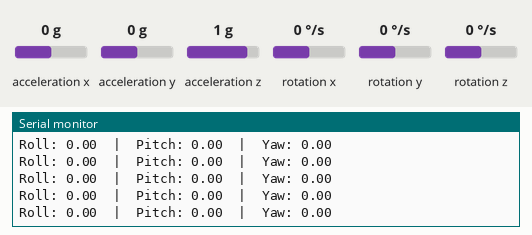
A sketch run on a simulated Arduino Uno, built with avr-gcc and run on an emulated ATmega328P. On the bench: the last lines printed to the serial monitor. Wiring (inferred from the names in the program): MPU-6050 motion sensor at I2C address 0x68. Inputs (shaded band) come from the test bench; at power-on: acceleration x 0 g, acceleration y 0 g, acceleration z 1 g, rotation x 0 °/s, rotation y 0 °/s, rotation z 0 °/s.

Above: at 2.6 s.
2.7 s: acceleration x set to -1.4 g
At 3.7 s:
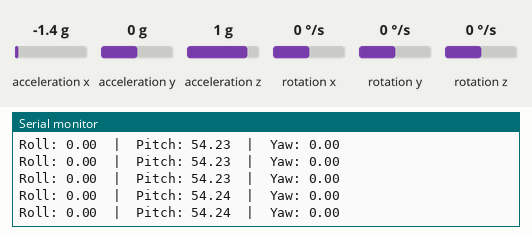
5.7 s: acceleration y set to -0.8 g
At 6.4 s:
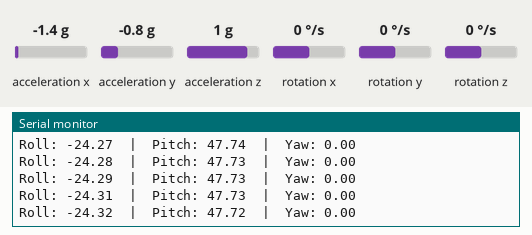
8.7 s: acceleration y set to 0 g
At 9.5 s:
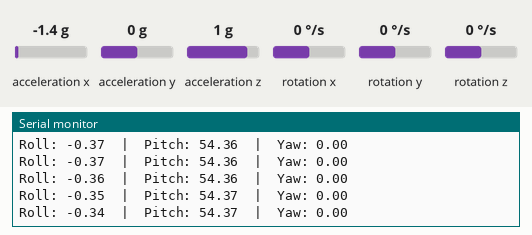
Timing chart, 0 to 10.8 s (numbered marks = the images above; inputs shaded):
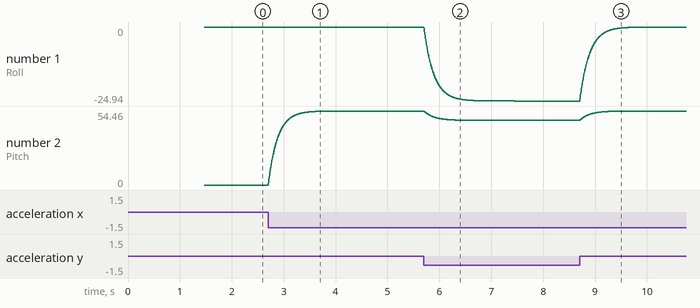

The sketch:

test_mpu.ino
```cpp
#include <Arduino.h>
#include "MyMPU6050.h"

MyMPU6050 mpu;

void setup() {
  Serial.begin(115200);
  mpu.begin();
  mpu.calibrate();
}

void loop() {
  mpu.update();
  float roll = mpu.getRoll();
  float pitch = mpu.getPitch();
  float yaw = mpu.getYaw();

  Serial.print("Roll: ");
  Serial.print(roll);
  Serial.print("  |  Pitch: ");
  Serial.print(pitch);
  Serial.print("  |  Yaw: ");
  Serial.println(yaw);
}
```

MyMPU6050.cpp
```cpp
#include <Arduino.h>
#include "MyMPU6050.h"

MyMPU6050::MyMPU6050() {
  roll = 0;
  pitch = 0;
  yaw = 0;

  prevTime = micros();

  gyroX_Offset = gyroY_Offset = gyroZ_Offset = 0;
  gyroX_Total = gyroY_Total = gyroZ_Total = 0;
}

void MyMPU6050::begin() {
  Wire.begin();
  Wire.setClock(400000);        // Set tốc độ xung clock I2C là 400KHz
  Wire.beginTransmission(MPU);  // Bắt đầu truyền tín hiệu tới MPU6050
  Wire.write(0x6B);             // Truy cập vào thanh ghi nguồn
  Wire.write(0x00);             // Đặt thanh ghi về 0 để bật MPU6050
  Wire.endTransmission(true);   // Kết thúc truyền tín hiệu

  calibrate();  // Hiệu chỉnh cảm biến
}

void MyMPU6050::calibrate() {
  c = 0;
  int count = 2000;
  while (c < count) {
    Wire.beginTransmission(MPU);
    Wire.write(0x43);  // Thanh ghi bắt đầu của con quay hồi chuyển
    Wire.endTransmission(false);
    Wire.requestFrom(MPU, 6, true);

    gyroXRaw = (Wire.read() << 8) | Wire.read();
    gyroYRaw = (Wire.read() << 8) | Wire.read();
    gyroZRaw = (Wire.read() << 8) | Wire.read();

    gyroX_Total += gyroXRaw;
    gyroY_Total += gyroYRaw;
    gyroZ_Total += gyroZRaw;
    c++;
  }

  // Tính giá trị hiệu chỉnh
  gyroX_Offset = -gyroX_Total * 1.0 / count;
  gyroY_Offset = -gyroY_Total * 1.0 / count;
  gyroZ_Offset = -gyroZ_Total * 1.0 / count;
}

void MyMPU6050::update() {
  prevTime = currentTime;
  currentTime = micros();
  dt = (currentTime - prevTime) / 1000000.0;

  // Get data from MPU
  MPU6050DATA();

  // Calculating angle
  calculateAngles();
}

void MyMPU6050::MPU6050DATA() {
  // Read accel data
  Wire.beginTransmission(MPU);
  Wire.write(0x3B);
  Wire.endTransmission(false);
  Wire.requestFrom(MPU, 6, true);

  accXRaw = (Wire.read() << 8) | Wire.read();
  accYRaw = (Wire.read() << 8) | Wire.read();
  accZRaw = (Wire.read() << 8) | Wire.read();

  accX = accXRaw / 16384.0;
  accY = accYRaw / 16384.0;
  accZ = accZRaw / 16384.0;

  // Read gyro data
  Wire.beginTransmission(MPU);
  Wire.write(0x43);
  Wire.endTransmission(false);
  Wire.requestFrom(MPU, 6, true);

  gyroXRaw = (Wire.read() << 8) | Wire.read();
  gyroYRaw = (Wire.read() << 8) | Wire.read();
  gyroZRaw = (Wire.read() << 8) | Wire.read();

  gyroX = (gyroXRaw + gyroX_Offset) / 131.0;
  gyroY = (gyroYRaw + gyroY_Offset) / 131.0;
  gyroZ = (gyroZRaw + gyroZ_Offset) / 131.0;
}

void MyMPU6050::calculateAngles() {
  float accelX = atan(accY / sqrt(pow(accX, 2) + pow(accZ, 2))) * 180 / PI;
  float accelY = atan(-1 * accX / sqrt(pow(accY, 2) + pow(accZ, 2))) * 180 / PI;

  roll = 0.98 * (roll + gyroX * dt) + 0.02 * accelX;
  pitch = 0.98 * (pitch + gyroY * dt) + 0.02 * accelY;
  yaw += gyroZ * dt;
}


float MyMPU6050::getRoll() {
  return roll;
}

float MyMPU6050::getPitch() {
  return pitch;
}

float MyMPU6050::getYaw() {
  return yaw;
}
```

MyMPU6050.h
```cpp
#ifndef MyMPU6050_h
#define MyMPU6050_h
#include <Wire.h>

// Create construction
class MyMPU6050{
  public:
  MyMPU6050();
  // create variables, functions
  void begin();
  void calibrate();
  void update();
  float getRoll();
  float getPitch();
  float getYaw();

  private:
  void MPU6050DATA();
  void calculateAngles();
  const int MPU = 0x68;

  unsigned long prevTime, currentTime;
  double dt;

  int16_t accXRaw, accYRaw, accZRaw;
  int16_t gyroXRaw, gyroYRaw, gyroZRaw;
  float accX, accY, accZ;
  float gyroX, gyroY, gyroZ;


  float roll, pitch, yaw;

  float gyroX_Offset, gyroY_Offset, gyroZ_Offset;
  float gyroX_Total, gyroY_Total, gyroZ_Total;
  int c;
};

#endif
```

Measured:
- after the input at 2.7 s, the serial monitor: prints a new line at once (image 1)
- plotted number 2: 0 → 54.46 after the input at 2.7 s
